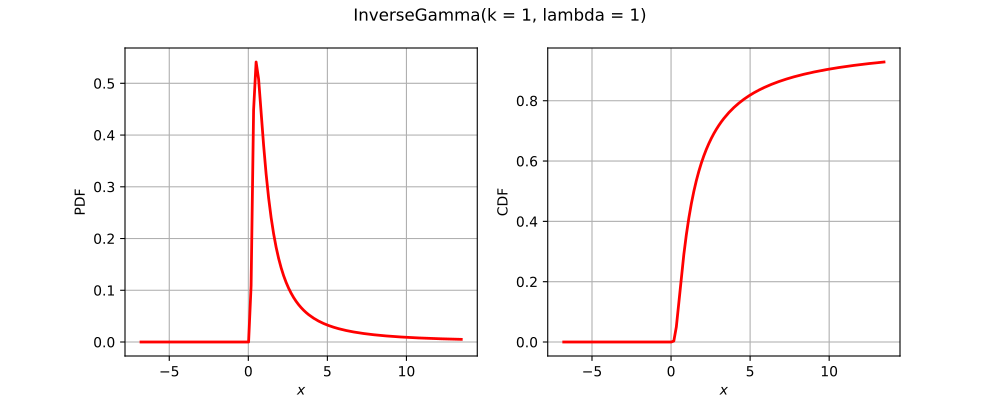

The Python source for this figure:
import openturns as ot
from matplotlib import pyplot as plt
from openturns.viewer import View
if ot.InverseGamma().__class__.__name__ == 'Bernoulli':
    distribution = ot.Bernoulli(0.7)
elif ot.InverseGamma().__class__.__name__ == 'Binomial':
    distribution = ot.Binomial(5, 0.2)
elif ot.InverseGamma().__class__.__name__ == 'ComposedDistribution':
    copula = ot.IndependentCopula(2)
    marginals = [ot.Uniform(1.0, 2.0), ot.Normal(2.0, 3.0)]
    distribution = ot.ComposedDistribution(marginals, copula)
elif ot.InverseGamma().__class__.__name__ == 'CumulativeDistributionNetwork':
    coll = [ot.Normal(2),ot.Dirichlet([0.5, 1.0, 1.5])]
    distribution = ot.CumulativeDistributionNetwork(coll, ot.BipartiteGraph([[0,1], [0,1]]))
elif ot.InverseGamma().__class__.__name__ == 'Histogram':
    distribution = ot.Histogram([-1.0, 0.5, 1.0, 2.0], [0.45, 0.4, 0.15])
elif ot.InverseGamma().__class__.__name__ == 'KernelMixture':
    kernel = ot.Uniform()
    sample = ot.Normal().getSample(5)
    bandwith = [1.0]
    distribution = ot.KernelMixture(kernel, bandwith, sample)
elif ot.InverseGamma().__class__.__name__ == 'MaximumDistribution':
    coll = [ot.Uniform(2.5, 3.5), ot.LogUniform(1.0, 1.2), ot.Triangular(2.0, 3.0, 4.0)]
    distribution = ot.MaximumDistribution(coll)
elif ot.InverseGamma().__class__.__name__ == 'Multinomial':
    distribution = ot.Multinomial(5, [0.2])
elif ot.InverseGamma().__class__.__name__ == 'RandomMixture':
    coll = [ot.Triangular(0.0, 1.0, 5.0), ot.Uniform(-2.0, 2.0)]
    weights = [0.8, 0.2]
    cst = 3.0
    distribution = ot.RandomMixture(coll, weights, cst)
elif ot.InverseGamma().__class__.__name__ == 'TruncatedDistribution':
    distribution = ot.TruncatedDistribution(ot.Normal(2.0, 1.5), 1.0, 4.0)
elif ot.InverseGamma().__class__.__name__ == 'UserDefined':
    distribution = ot.UserDefined([[0.0], [1.0], [2.0]], [0.2, 0.7, 0.1])
elif ot.InverseGamma().__class__.__name__ == 'ZipfMandelbrot':
    distribution = ot.ZipfMandelbrot(10, 2.5, 0.3)
else:
    distribution = ot.InverseGamma()
dimension = distribution.getDimension()
title = str(distribution)[:100].split('\n')[0]
if dimension == 1:
    distribution.setDescription(['$x$'])
    pdf_graph = distribution.drawPDF()
    cdf_graph = distribution.drawCDF()
    fig = plt.figure(figsize=(10, 4))
    pdf_axis = fig.add_subplot(121)
    cdf_axis = fig.add_subplot(122)
    View(pdf_graph, figure=fig, axes=[pdf_axis], add_legend=False)
    View(cdf_graph, figure=fig, axes=[cdf_axis], add_legend=False)
    fig.suptitle(title)
elif dimension == 2:
    distribution.setDescription(['$x_1$', '$x_2$'])
    pdf_graph = distribution.drawPDF()
    pdf_graph.setTitle(title)
    fig = plt.figure(figsize=(10, 5))
    pdf_axis = fig.add_subplot(111)
    View(pdf_graph, figure=fig, axes=[pdf_axis], add_legend=False, square_axes=True)
